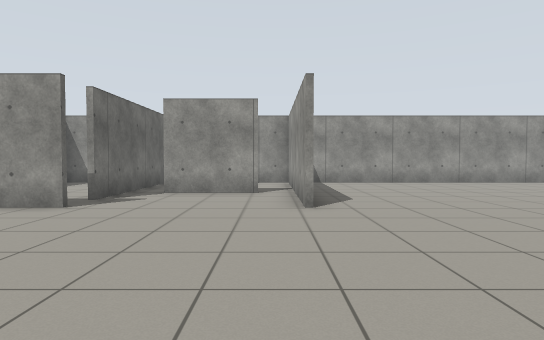
view 1 (above)

20 first-person views from a walk through a robot-simulator world made for Gazebo. The camera is 0.94 m above the floor, tilts 2° down and sees 75° across. The floor is counted in squares, 1 m on a side. Each view is taken from the middle of a square. On the plan, view 1 faces up. The plan holds only what a view shows up to about 12 squares ahead; the rest is blank. The place goes on beyond the plan.

view 2
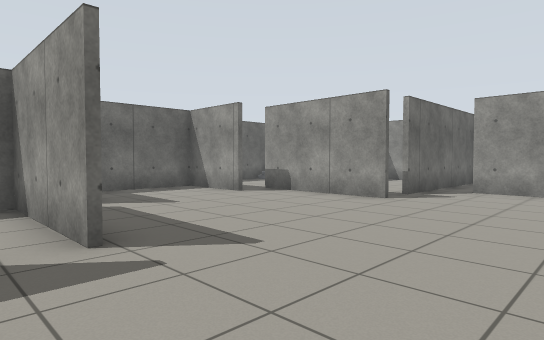

view 3
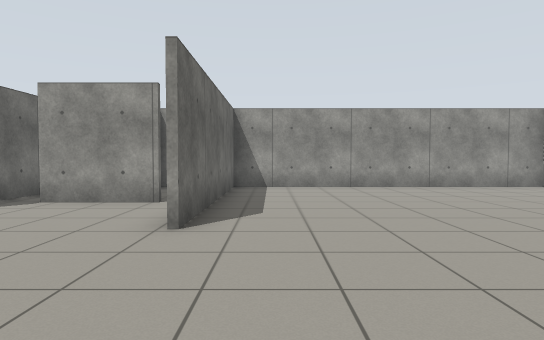

view 4
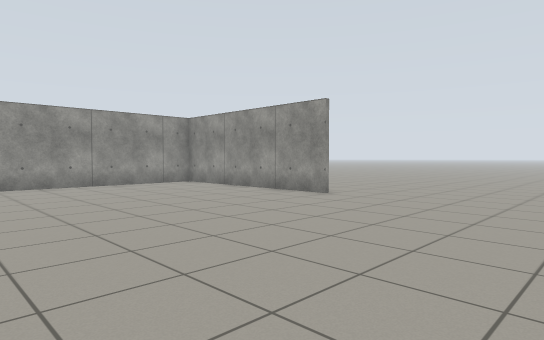

view 5
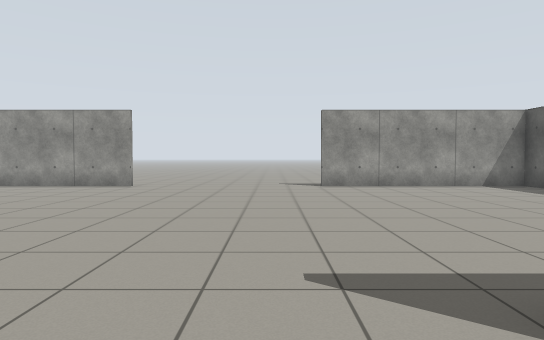

view 6
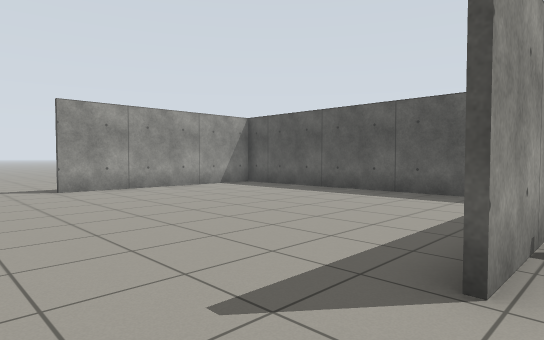

view 7
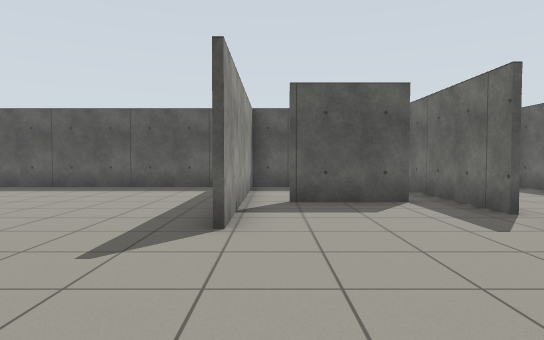

view 8
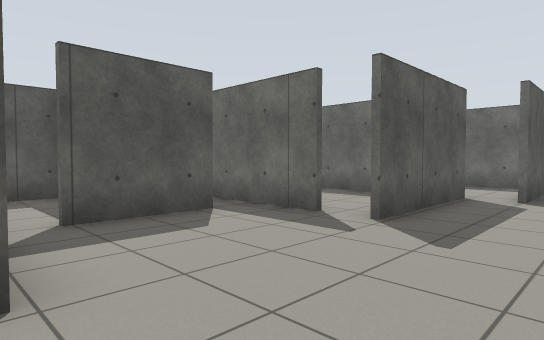

view 9
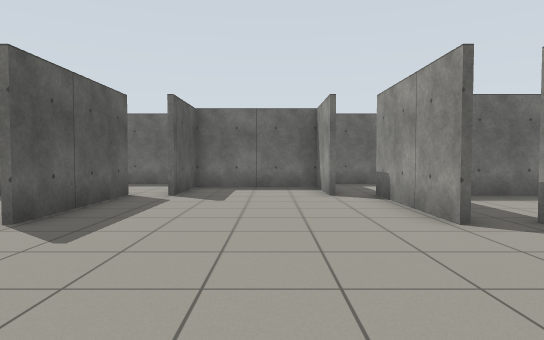

view 10
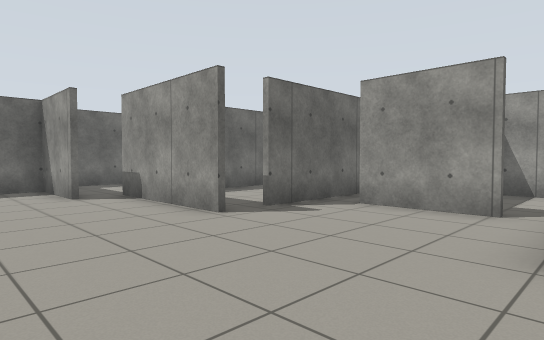

view 11
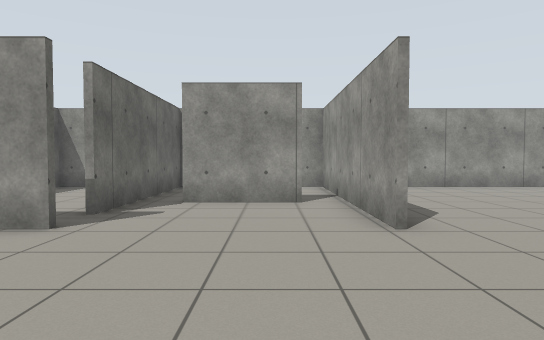

view 12
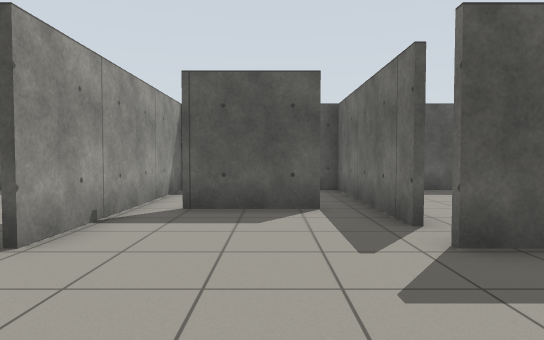

view 13
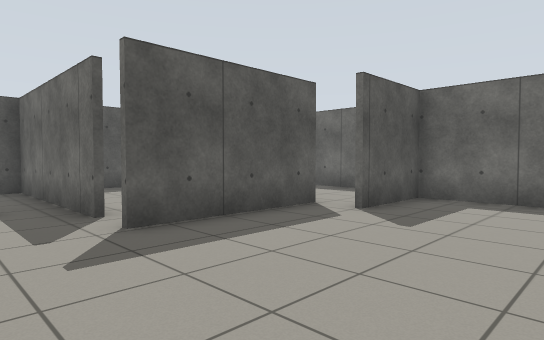

view 14
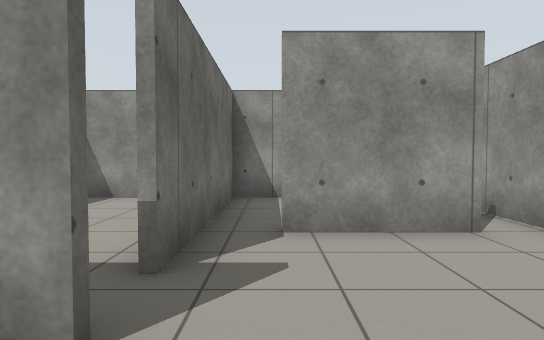

view 15
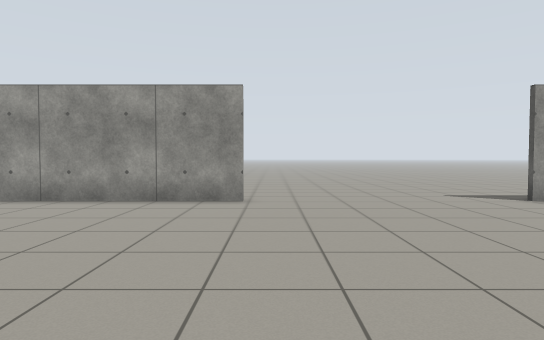

view 16
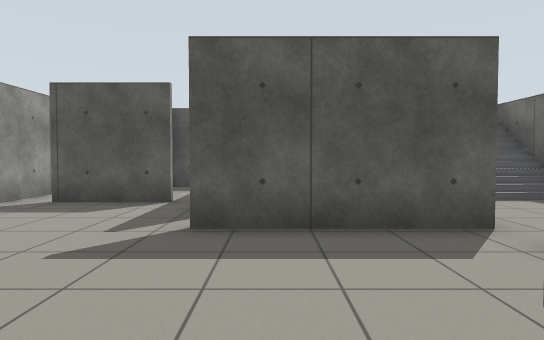

view 17
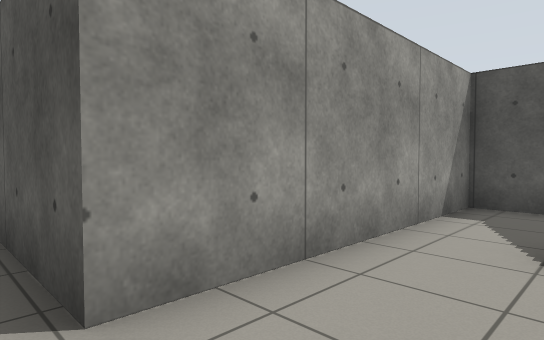

view 18
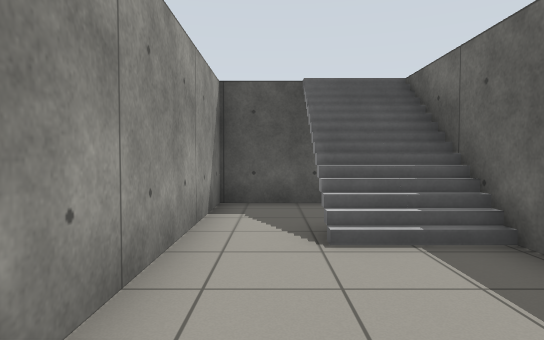

view 19
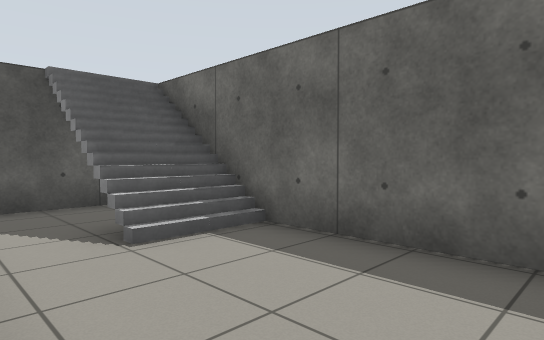

view 20
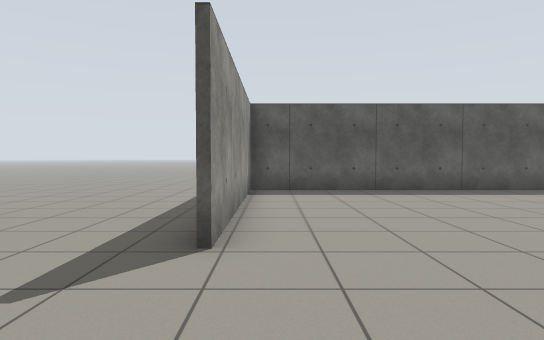

### Floor plan
Points are (right, up) in squares from view 1. A wall is a line through its corners. A room is listed if a view was taken in it or the views show most of it. See-through windows are left out.
Room 1 (views 1, 2, 3, 4, 5, 6, 7, 8, 9, 10, 11, 12, 13, 14, 15, 16, 19, 20)
walls: (0.6, 6.6) (0.6, 9.5); (0.6, -2.6) (0.6, 0.4); (10.6, 6.5) (10.6, 13.3) (0.9, 13.3); (-0.2, 9.4) (-2.9, 9.4); (-3.9, 6.6) (-8, 6.6); (-3.9, -0.7) (-3.9, -6.3); (-3, -2.4) (-0.4, -2.4); (1.9, -6.3) (10.6, -6.3) (10.6, 0.4); (-3.9, 10) (-3.9, 7.8); (0.8, 13.2) (0.8, 6.6); (-7.7, 5.4) (-10.3, 5.4) (-10.3, 1.6) (-7.7, 1.6); (-7.9, 0.4) (-3.9, 0.4)
ways out: opening at (-8, 1) to room 2; gap at (-4, -1) to room 3; gap at (-4, 8) to room 4; opening at (0, 9) to room 5; gap at (-3, 10) to room 6; opening at (0, -2); opening at (12, 7)
Room 2 (views 17, 18)
walls: (-11.6, 0.8) (-11.6, -5.6); (-10.7, -6.3) (-7.9, -6.3) (-7.9, 0.4)
ways out: opening at (-8, 1) to room 1
Room 3 (no view inside)
walls: (-7.8, -1.9) (-7.8, -3.6); (-7.8, -5.1) (-7.8, -6.1); (-7.2, -6.3) (-6, -6.3); (-3.9, 0.2) (-7.9, 0.2)
ways out: gap at (-4, -1) to room 1
Room 4 (no view inside)
walls: (-7.8, 11.2) (-7.8, 8.9); (-6.1, 13.3) (-7.9, 13.3)
ways out: gap at (-4, 8) to room 1
Room 5 (no view inside)
walls: (0.6, 9.5) (0.6, 13.4); (0.9, 13.3) (-1.6, 13.3)
ways out: opening at (0, 9) to room 1
Room 6 (no view inside)
walls: (-2.7, 13.3) (-3.9, 13.3) (-3.9, 10)
ways out: gap at (-3, 10) to room 1

Where each view was taken, in squares from view 1:
view 1: 0 up, 0 right, facing up
view 2: 1 down, 0 right, facing up-left
view 3: 2 up, 2 right, facing up
view 4: 1 up, 3 right, facing up-right
view 5: 2 up, 1 left, facing right
view 6: 3 up, 0 right, facing down-right
view 7: 5 up, 0 right, facing down
view 8: 3 up, 1 right, facing down-left
view 9: 4 up, 1 right, facing left
view 10: 3 up, 1 right, facing up-left
view 11: 2 up, 1 left, facing up
view 12: 4 up, 2 left, facing down
view 13: 5 up, 2 left, facing down-left
view 14: 5 up, 3 left, facing up
view 15: 6 up, 3 right, facing right
view 16: 5 up, 5 left, facing down
view 17: 1 up, 10 left, facing down-right
view 18: 1 up, 9 left, facing down
view 19: 1 up, 8 left, facing down-left
view 20: 4 up, 10 right, facing down
